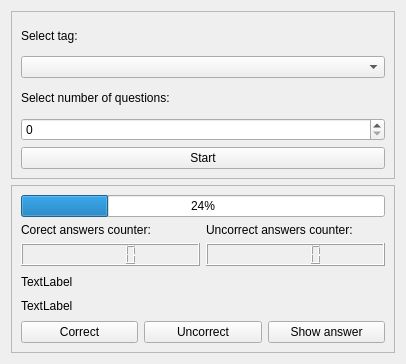
<?xml version="1.0" encoding="UTF-8"?>
<ui version="4.0">
 <class>LearnView</class>
 <widget class="QWidget" name="LearnView">
  <property name="geometry">
   <rect>
    <x>0</x>
    <y>0</y>
    <width>406</width>
    <height>364</height>
   </rect>
  </property>
  <property name="windowTitle">
   <string>Form</string>
  </property>
  <layout class="QVBoxLayout" name="verticalLayout_2">
   <item>
    <layout class="QVBoxLayout" name="verticalLayout">
     <item>
      <widget class="QFrame" name="frame">
       <property name="frameShape">
        <enum>QFrame::StyledPanel</enum>
       </property>
       <property name="frameShadow">
        <enum>QFrame::Raised</enum>
       </property>
       <layout class="QVBoxLayout" name="verticalLayout_4">
        <item>
         <layout class="QVBoxLayout" name="verticalLayout_3">
          <item>
           <widget class="QLabel" name="label">
            <property name="text">
             <string>Select tag:</string>
            </property>
           </widget>
          </item>
          <item>
           <widget class="QComboBox" name="cb_tags"/>
          </item>
          <item>
           <widget class="QLabel" name="label_2">
            <property name="text">
             <string>Select number of questions:</string>
            </property>
           </widget>
          </item>
          <item>
           <widget class="QSpinBox" name="sb_questions_number"/>
          </item>
          <item>
           <widget class="QPushButton" name="b_start">
            <property name="text">
             <string>Start</string>
            </property>
           </widget>
          </item>
         </layout>
        </item>
       </layout>
      </widget>
     </item>
     <item>
      <widget class="QFrame" name="frame_2">
       <property name="frameShape">
        <enum>QFrame::StyledPanel</enum>
       </property>
       <property name="frameShadow">
        <enum>QFrame::Raised</enum>
       </property>
       <layout class="QVBoxLayout" name="verticalLayout_8">
        <item>
         <widget class="QProgressBar" name="pb_answers">
          <property name="value">
           <number>24</number>
          </property>
         </widget>
        </item>
        <item>
         <layout class="QVBoxLayout" name="verticalLayout_7">
          <item>
           <layout class="QHBoxLayout" name="horizontalLayout_2">
            <item>
             <layout class="QVBoxLayout" name="verticalLayout_6">
              <item>
               <widget class="QLabel" name="label_6">
                <property name="text">
                 <string>Corect answers counter:</string>
                </property>
               </widget>
              </item>
              <item>
               <widget class="QLCDNumber" name="lcd_correct"/>
              </item>
             </layout>
            </item>
            <item>
             <layout class="QVBoxLayout" name="verticalLayout_5">
              <item>
               <widget class="QLabel" name="label_5">
                <property name="text">
                 <string>Uncorrect answers counter:</string>
                </property>
               </widget>
              </item>
              <item>
               <widget class="QLCDNumber" name="lcd_uncorrect"/>
              </item>
             </layout>
            </item>
           </layout>
          </item>
          <item>
           <widget class="QLabel" name="l_value">
            <property name="text">
             <string>TextLabel</string>
            </property>
           </widget>
          </item>
          <item>
           <widget class="QLabel" name="l_answer">
            <property name="text">
             <string>TextLabel</string>
            </property>
           </widget>
          </item>
          <item>
           <layout class="QHBoxLayout" name="horizontalLayout">
            <item>
             <widget class="QPushButton" name="b_correct">
              <property name="text">
               <string>Correct</string>
              </property>
             </widget>
            </item>
            <item>
             <widget class="QPushButton" name="b_uncorrect">
              <property name="text">
               <string>Uncorrect</string>
              </property>
             </widget>
            </item>
            <item>
             <widget class="QPushButton" name="b_show_answer">
              <property name="text">
               <string>Show answer</string>
              </property>
             </widget>
            </item>
           </layout>
          </item>
         </layout>
        </item>
       </layout>
      </widget>
     </item>
    </layout>
   </item>
  </layout>
 </widget>
 <resources/>
 <connections/>
</ui>
